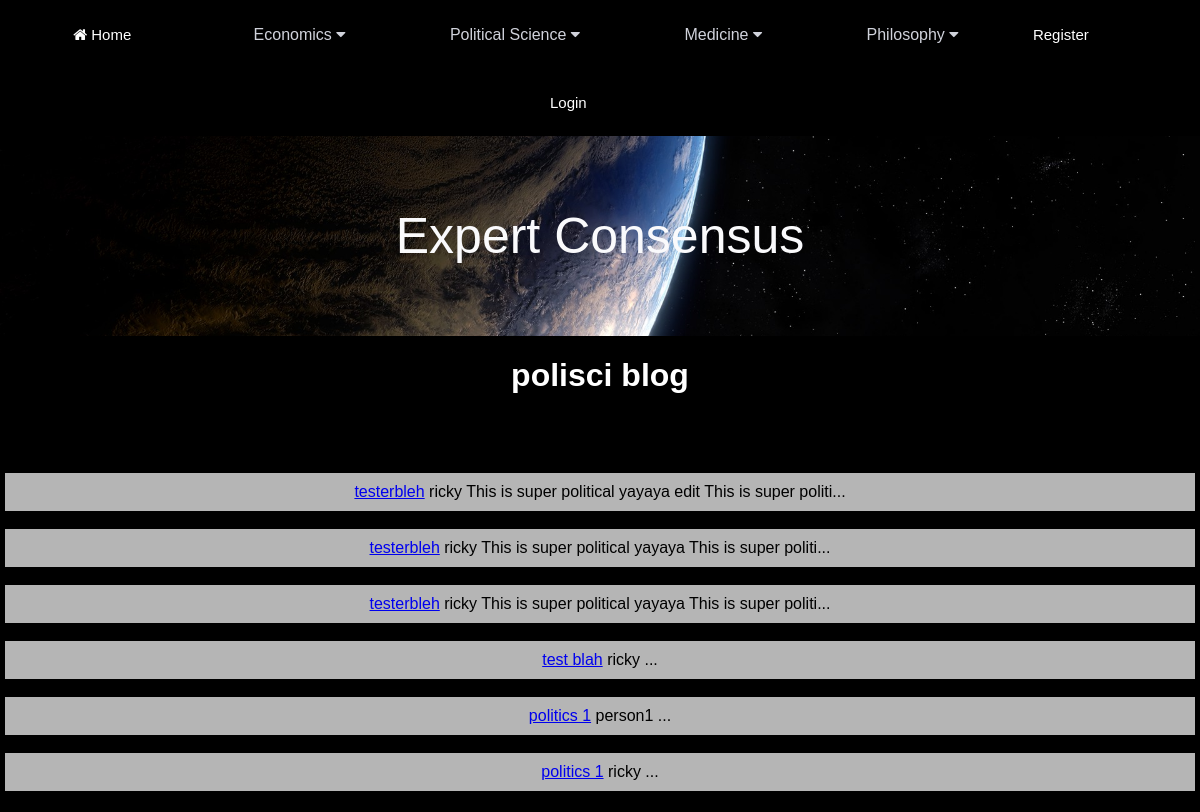
Page /polisci_blog/ on the committed database.
### MainApp/models.py (models this page shows, shortened)
class Post(models.Model):
    title = models.CharField(max_length=255)
    author = models.ForeignKey(User, on_delete=models.CASCADE)
    body = RichTextField(blank=True, null=True)
    category = models.CharField(max_length=255, default='no category')

### MainApp/views.py (the view)
# urls.py: path("polisci_blog/", Polisci_Blog.as_view(), name="polisci_blog"),
class Polisci_Blog(ListView):
    model = Post
    template_name = 'polisci_blog.html'
    ordering = ['-id']

### MainApp/templates/polisci_blog.html (shortened to what this page needs)
{% extends 'base.html' %}
{% block content %}
<h1>polisci blog</h1>
<ul style="list-style-type:square" id="blog_list">
{% for post in object_list %}
    {% if post.category == 'Politics' %}
    <li id="list_id"><a href="{% url 'article_details' post.pk %}">{{ post.title }}</a>
        {{ post.author }}
        {{ post.body }}
        {{ post.body|slice:":20" }}...
    </li>
    {% endif %}
{% endfor %}
</ul>
{% endblock %}

### MainApp/templates/base.html (shortened to what this page needs)
{% load static %}
<link rel="stylesheet" type="text/css" href="{% static 'style.css' %}">
<!doctype html>
<html lang="en">
  <head>
    <link rel="stylesheet" type="text/css" href="C:\Users\Ricky\Desktop\ExpertOpinion\ExpertOpinion\MainApp\static\style.css">
    <link rel="stylesheet" href="https://cdnjs.cloudflare.com/ajax/libs/font-awesome/4.7.0/css/font-awesome.min.css">
  </head>
    <body>
      <div class="navbar">
       <ul>
          <li>
              <button id="btn">
                  <a href="{% url 'index' %}"><i class="fa fa-home"></i> Home</a>
              </button>
          </li>
          <li>
             <div class="dropdown">
               <button class="dropbtn">Economics <i class="fa fa-caret-down"></i></button>
             </div>
          </li>
          <li>
             <div class="dropdown">
               <button class="dropbtn">Political Science <i class="fa fa-caret-down"></i></button>
             </div>
          </li>
          <li>
             <div class="dropdown">
               <button class="dropbtn">Medicine <i class="fa fa-caret-down"></i></button>
             </div>
          </li>
          <li>
             <div class="dropdown">
               <button class="dropbtn">Philosophy <i class="fa fa-caret-down"></i></button>
             </div>
          </li>
           {% if user.is_authenticated %}
           <li>
             <div class="dropdown">
               <button class="dropbtn">Account <i class="fa fa-caret-down"></i></button>
               <div class="dropdown-content">
                <a href="{% url 'edit_profile' %}?next=/">Edit Profile</a>
                <a href="{% url 'logout' %}?next=/">Logout</a>
                <a href="{% url 'add_entry' %}">Write Blog</a>
               </div>
             </div>
          </li>
           {% else %}
           <li>
             <div>
                 <a class="nav-link" href="{% url 'register' %}">Register</a>
             </div>
          </li>
           <li>
             <div>
                 <a class="nav-link" href="{% url 'login' %}?next=/">Login</a>
             </div>
          </li>
           {% endif %}
       </ul>
    </div>
    <div class="container">
       <img src="{% static 'images/EXPOPN.PNG' %}" alt="banner">
       <div class="centered">Expert Consensus</div>
    </div>
    {% block content %}
    {% endblock %}
  </body>
</html>

### MainApp/static/style.css (style rules this page uses)
body { margin: 0; padding: 0; background: black; font-family: arial; }
#btn { background-color: black; border:none; }
.navbar ul { list-style: none; background: black; padding: 0; margin: 0; text-align: center; }
.navbar li { display: inline-block; }
h1 { color: white; text-align: center; }
ul { background: black; text-align: center; padding: 5px; }
#list_id { padding: 10px; background-color:#b5b5b5; margin: 0 0 0px 0; color: black; space-between: 5px; }
.navbar a { text-decoration: none; color: white; width: 100px; display: block; padding: 25px 20px; font-size: 15px; text-align: left; }
.dropbtn { background-color: black; color: #d0d2db; padding: 25px 50px; font-size: 16px; border: none; transition: .5s; }
.dropdown { position: relative; display: inline-block; }
img { width: 100%; height: 200px; object-fit: cover; }
.container { position:relative; text-align:center; color:#fafafc; }
.centered { position:absolute; top:50%; left:50%; transform:translate(-50%, -50%); font-size: 50; }

### rows in the picture
Post: title "testerbleh", author "ricky", body "This is super political yayaya edit", body "This is super politi"
Post: title "testerbleh", author "ricky", body "This is super political yayaya", body "This is super politi"
Post: title "testerbleh", author "ricky", body "This is super political yayaya", body "This is super politi"
Post: title "test blah", author "ricky"
Post: title "politics 1", author "person1"
Post: title "politics 1", author "ricky"
